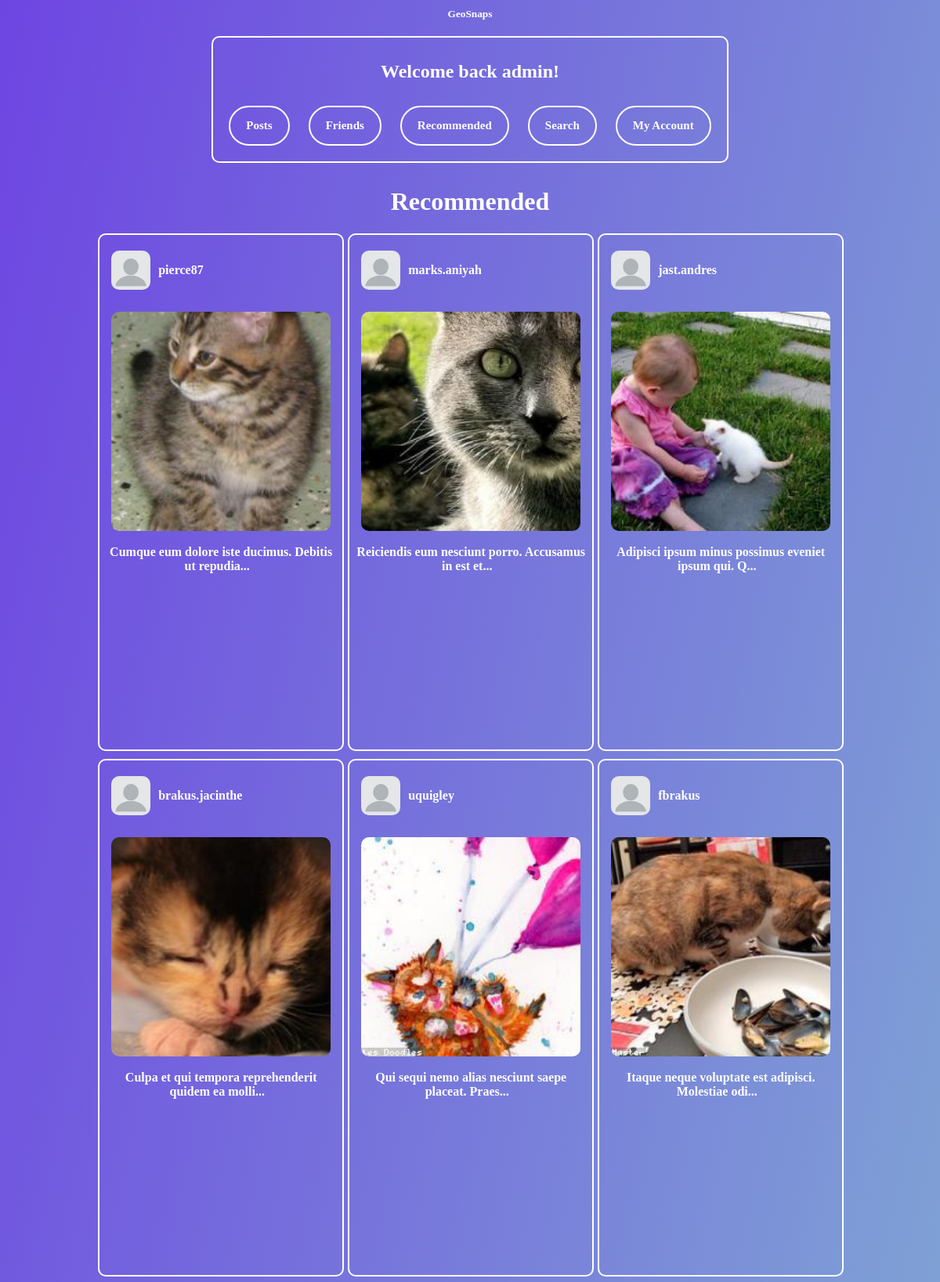
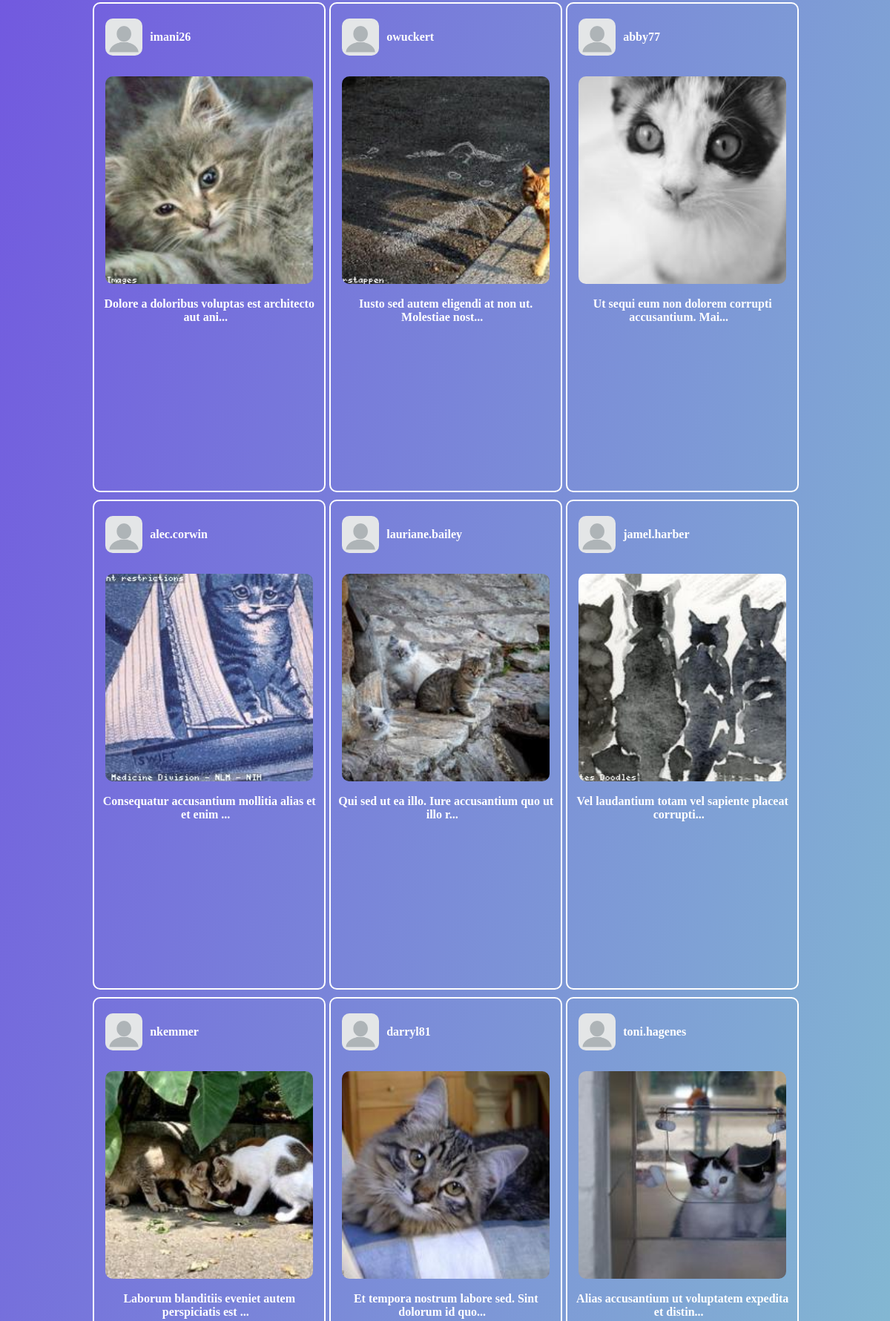
/recommended (signed in, upper part), run on the app's committed database (2 pictures, top to bottom).
### tables this page shows
CREATE TABLE "Posts" (
	"text"	TEXT,
	"timeposted"	TEXT,
	"user"	TEXT NOT NULL,
	"id"	INTEGER NOT NULL UNIQUE,
	"filename"	TEXT,
	"descr"	TEXT,
	"likes"	INTEGER DEFAULT 0,
	"dislikes"	INTEGER DEFAULT 0,
	"privacy"	TEXT,
	"lng"	TEXT,
	"lat"	TEXT,
	"album"	TEXT,
	"country"	TEXT,
	"city"	TEXT,
	PRIMARY KEY("id" AUTOINCREMENT)
);

CREATE TABLE "Accounts" (
	"username"	TEXT,
	"password"	TEXT,
	"ID"	INTEGER NOT NULL UNIQUE,
	"description"	TEXT,
	"dob"	TEXT,
	"privacy"	TEXT DEFAULT 'public',
	"lng"	TEXT,
	"lat"	TEXT,
	"gender"	TEXT,
	"pfp"	TEXT DEFAULT 'blank-profile-picture-973460_960_720.jpg',
	PRIMARY KEY("ID" AUTOINCREMENT)
);

### main.py (the view)
@web_site.route('/recommended', methods=['GET', 'POST'])
def recommended():
    msg = ""
    username = session["username"]
    postids = recommendation(username)
    con = sqlite3.connect('database.db')
    con.row_factory = sqlite3.Row
    cursor = con.cursor()
    postinfo = []
    for postid2 in postids:
        sql = """SELECT Posts.*, Accounts.pfp
        FROM Posts
        JOIN Accounts ON Accounts.username = Posts.user
        WHERE Posts.id = ?"""  # get the info about each post in the list
        cursor.execute(sql, (postid2,))
        postresult = cursor.fetchone()
        if postresult:
            postinfo.append(postresult)  # add to a list of all posts
    if postinfo == []:
        msg = "This does not exist"
    return render_template("recommended.html", rows = postinfo, username = username, msg = msg)

### main.py (called while the page is built)
def sortdatetime(dict):
    sorteddict = sorted(dict.items(), key=lambda dict: dict[1])
    return sorteddict

def sortpopularity(listofpostids):
    likesdict = {}
    sortlikes = {}
    for i in listofpostids:
        con = sqlite3.connect('database.db')
        cursor = con.cursor()
        sql = "SELECT likes FROM Posts WHERE id = ?"
        cursor.execute(sql, (i,))
        getlikes = cursor.fetchone()
        likesdict[i] = getlikes[0]  # adds the seconds value to a dictionary with the key being the post id (i)
        sortlikes = sortdatetime(likesdict)  # sorts it (able to use other func as not actually specific to datetime)
    sortedpostids2 = []
    for i in sortlikes:
        sortedpostids2.append(i[0])  # adds all the post ids (removing the datetime)
    return sortedpostids2[::-1]

### templates/recommended.html (shortened to what this page needs)
{% extends 'base.html' %}
{% block content %}
<h1>Recommended</h1>
<head>
</head>
<div class="image-grid">
  {% for row in rows %}
  <div class="image-item">
    <div class="image-title">
        {% if row["user"] != username %}
            <a href="/viewaccount?id={{row['user']}}" style="display: flex; align-items: center;">
                <img src="{{ url_for('static', filename='ProfilePictures/' + row['pfp']) }}" alt="Image" class="rounded-image-small">
                <span>{{row["user"]}}</span>
            </a>
        {% else %}
            <a href="/account" style="display: flex; align-items: center;">
                <img src="{{ url_for('static', filename='ProfilePictures/' + row['pfp']) }}" alt="Image" class="rounded-image-small">
                <span>{{row["user"]}}</span>
            </a>
        {% endif %}
        {% if row["album"] == "True" %}
            <a href="/viewalbum?id={{row['id']}}">
            <br>
        {% else %}
            <a href="/viewpost?id={{row['id']}}">
            <br>
        {% endif %}
        <img src="{{ url_for('static', filename='UploadedPhotos/' + row['filename']) }}" alt="Image" class="scaled-image">
            <br>
            <br>
            {% if row['text']|length > 50 %}
              {{ row['text'][:50] }}...</a>
            {% else %}
              {{ row['text'] }}</a>
            {% endif %}
                 <div class="map-container">
                 {% if row["album"] != "True" %}
                  <body>
                  </body>
                 {% endif %}
                  </div>
  </div>
</div>
  {% endfor %}
{% endblock %}

### static/style.css (style rules this page uses)
body { background: linear-gradient(to bottom right, #6e45e2, #88d3ce); text-align: center; }
h1 { color:white; font-family:Verdana; }
a { font-weight:bold; text-decoration:none; margin:10px; }
.image-grid { display: grid; grid-template-columns: repeat(3, 1fr); grid-gap: 5px; grid-row-gap: 10px; max-width: 949.6px; margin: 0 auto; }
.image-item { display: flex; flex-direction: column; justify-content: center; align-items: center; text-align: center; border: 2px solid white; padding: 5px; border-radius: 10px; width: 300px; }
.image-item img { border-radius: 10px; }
.image-title { text-align: center; margin-top: 5px; color:white; font-family:Verdana; overflow-wrap: anywhere; }
.image-title a { color:white; text-decoration: none; }
.map-container { width: 300px; height: 200px; margin-top: 20px; border-radius: 10px; overflow: hidden; margin-left: auto; margin-right: auto; }
.scaled-image { max-width: 280px; height: 280px; min-width: 250px; object-fit: cover; }
.rounded-image-small { width: 50px; height: 50px; object-fit: cover; margin-right: 10px; }

### data on the page
Posts: pfp (placeholder picture), user "pierce87", filename (picture), text "Cumque eum dolore iste ducimus. Debitis ut repudia"
Posts: pfp (placeholder picture), user "marks.aniyah", filename (picture), text "Reiciendis eum nesciunt porro. Accusamus in est et"
Posts: pfp (placeholder picture), user "jast.andres", filename (picture), text "Adipisci ipsum minus possimus eveniet ipsum qui. Q"
Posts: pfp (placeholder picture), user "brakus.jacinthe", filename (picture), text "Culpa et qui tempora reprehenderit quidem ea molli"
Posts: pfp (placeholder picture), user "uquigley", filename (picture), text "Qui sequi nemo alias nesciunt saepe placeat. Praes"
Posts: pfp (placeholder picture), user "fbrakus", filename (picture), text "Itaque neque voluptate est adipisci. Molestiae odi"
Posts: pfp (placeholder picture), user "imani26", filename (picture), text "Dolore a doloribus voluptas est architecto aut ani"
Posts: pfp (placeholder picture), user "owuckert", filename (picture), text "Iusto sed autem eligendi at non ut. Molestiae nost"
Posts: pfp (placeholder picture), user "abby77", filename (picture), text "Ut sequi eum non dolorem corrupti accusantium. Mai"
Posts: pfp (placeholder picture), user "alec.corwin", filename (picture), text "Consequatur accusantium mollitia alias et et enim"
Posts: pfp (placeholder picture), user "lauriane.bailey", filename (picture), text "Qui sed ut ea illo. Iure accusantium quo ut illo r"
Posts: pfp (placeholder picture), user "jamel.harber", filename (picture), text "Vel laudantium totam vel sapiente placeat corrupti"
Posts: pfp (placeholder picture), user "nkemmer", filename (picture), text "Laborum blanditiis eveniet autem perspiciatis est"
Posts: pfp (placeholder picture), user "darryl81", filename (picture), text "Et tempora nostrum labore sed. Sint dolorum id quo"
Posts: pfp (placeholder picture), user "toni.hagenes", filename (picture), text "Alias accusantium ut voluptatem expedita et distin"

### other printed values
{{ session["username"] }} "admin"
